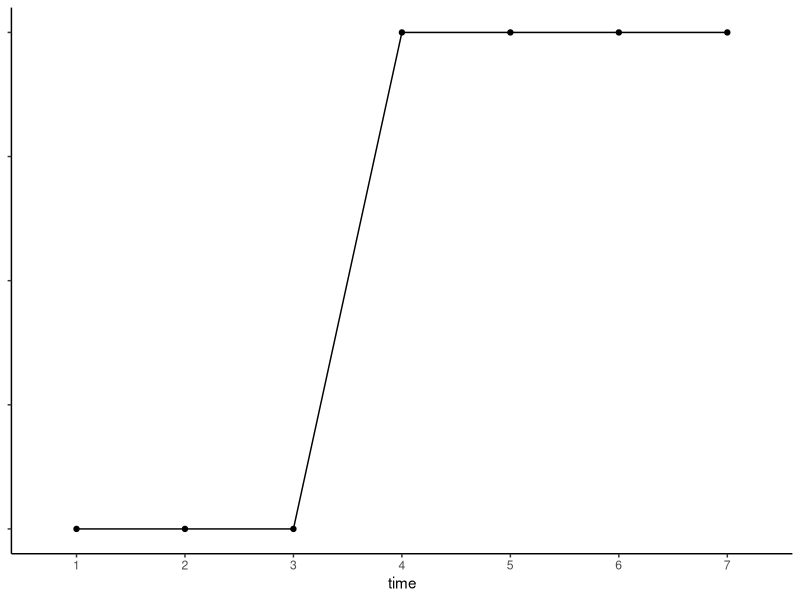
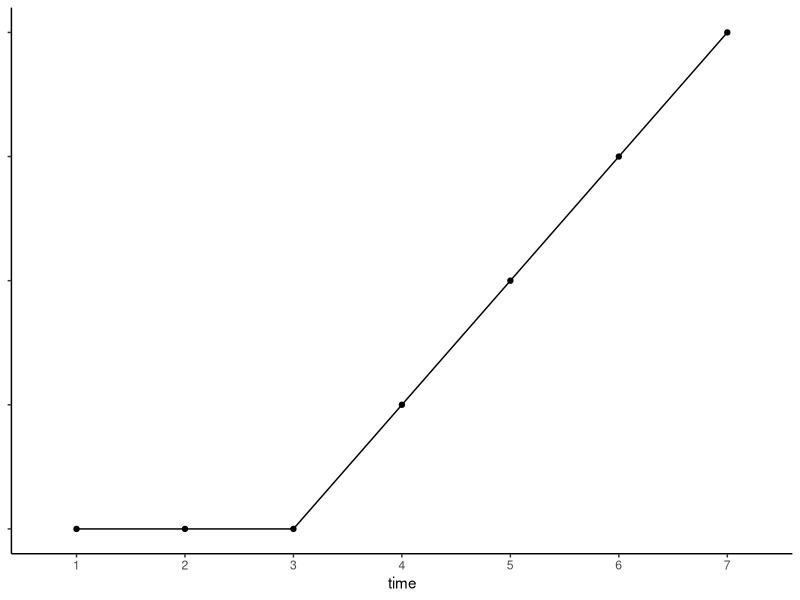
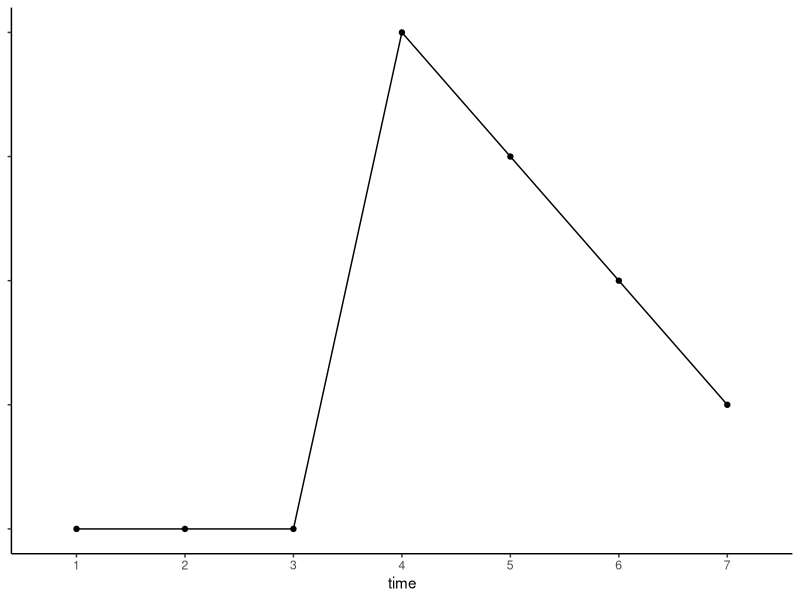
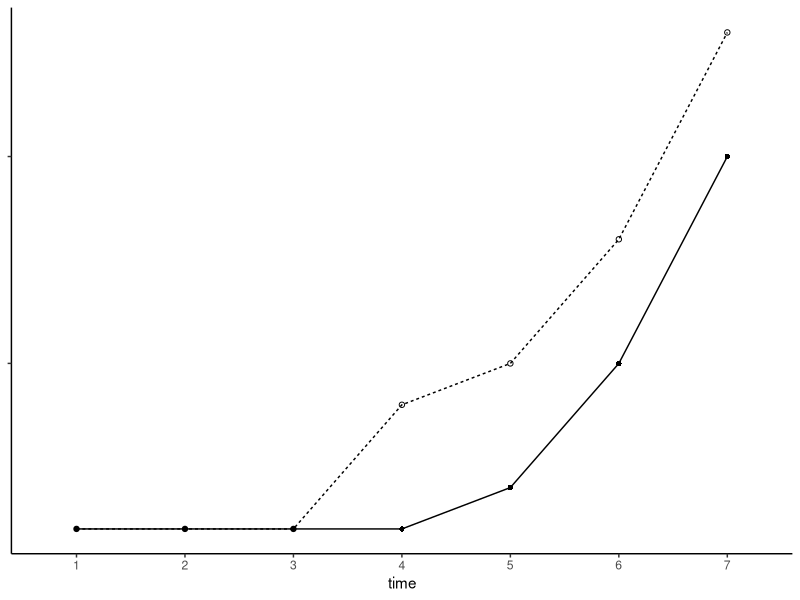
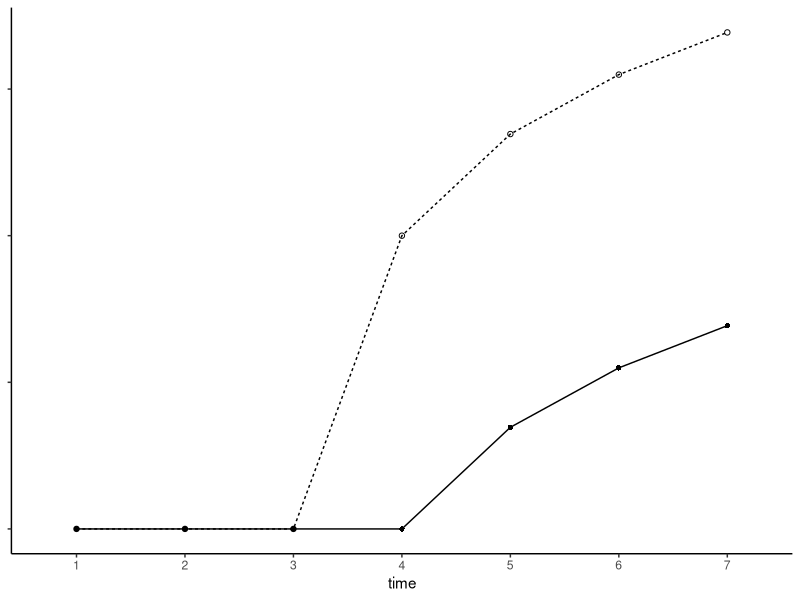
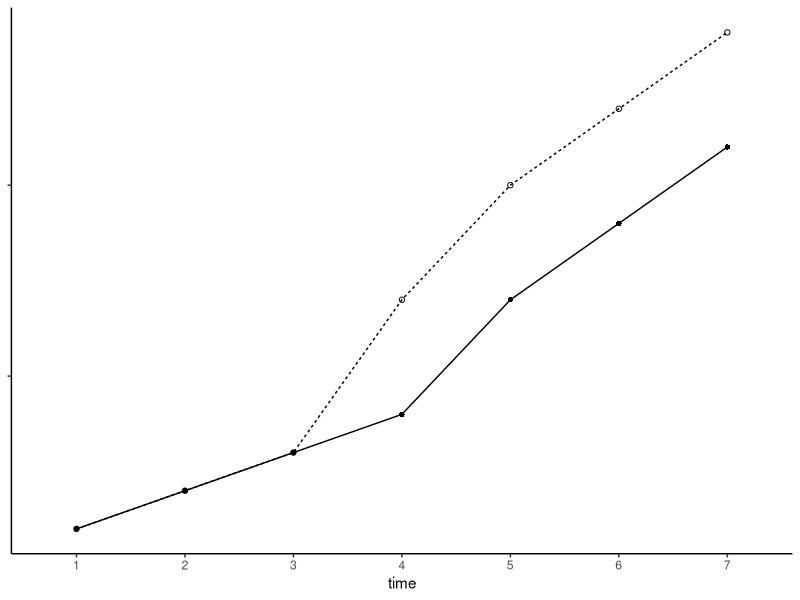

Write the R code that produced these figures, in order.
## ---- chunk 1
library(tidyverse)

id <- c(1, 1, 1, 1, 1, 1, 1)
time <- c(1, 2, 3, 4, 5, 6, 7)
x <- c(0, 0, 0, 1, 1, 1, 1)

df <- tibble(id, time, x)
df
## ---- chunk 2
df <- df %>% 
  group_by(id) %>% # idごとにコードを実行するためにgroup_by()
  mutate(change = if_else(x == 1 & lag(x, n = 1) == 0, time, 0)) %>% 
  mutate(change = max(change)) %>% 
  mutate(tchange = time - change) %>% 
  mutate(a = if_else(tchange < 0, 0, tchange)) %>% 
  mutate(a_sq = a^2) %>% 
  mutate(b = log(a+1)) %>% 
  mutate(c = if_else(tchange > 0, 0, tchange))

df
## ---- chunk 3
value <- c(1,1,1,2,2,2,2) 
ydf <- tibble(value)

df %>% 
  bind_cols(ydf) %>% 
  ggplot(aes(x = factor(time), y = value, group = "time")) +
  geom_line() + 
  geom_point() +
  theme_classic() + 
  theme(axis.title.y = element_blank(),
        axis.text.y = element_blank()) + 
  labs(x = "time") 
## ---- chunk 4
value <- c(1,1,1,2,3,4,5) 
ydf <- tibble(value)

df %>% 
  bind_cols(ydf) %>% 
  ggplot(aes(x = factor(time), y = value, group = "time")) +
  geom_line() + 
  geom_point() +
  theme_classic() + 
  theme(axis.title.y = element_blank(),
        axis.text.y = element_blank()) + 
  labs(x = "time") 
## ---- chunk 5
value <- c(1,1,1,5,4,3,2) 
ydf <- tibble(value)

df %>% 
  bind_cols(ydf) %>% 
  ggplot(aes(x = factor(time), y = value, group = "time")) +
  geom_line() + 
  geom_point() +
  theme_classic() + 
  theme(axis.title.y = element_blank(),
        axis.text.y = element_blank()) + 
  labs(x = "time") 
## ---- chunk 6
value <- c(1,1,1,1,2,5,10) 
ydf <- tibble(value)
df1 <- df %>% bind_cols(ydf) %>% mutate(sample = "Sample 1")

value <- c(1,1,1,4,5,8,13) 
ydf <- tibble(value)
df2 <- df %>% bind_cols(ydf) %>% mutate(sample = "Sample 2")

df1 %>% 
  bind_rows(df2) %>% 
  ggplot(aes(x = factor(time), y = value, group = sample, linetype = sample, shape = sample)) +
  geom_line() + 
  geom_point() +
  scale_shape_manual(values = c(16, 1)) + 
  theme_classic() + 
  theme(axis.title.y = element_blank(),
        axis.text.y = element_blank(),
        legend.position = "none") + 
  labs(x = "time")
## ---- chunk 7
value <- c(1,1,1,1 + log(1),1 + log(2),1 + log(3),1 + log(4)) 
ydf <- tibble(value)
df1 <- df %>% bind_cols(ydf) %>% mutate(sample = "Sample 1")

value <- c(1,1,1,3 + log(1),3 + log(2),3 + log(3),3 + log(4)) 
ydf <- tibble(value)
df2 <- df %>% bind_cols(ydf) %>% mutate(sample = "Sample 2")

df1 %>% 
  bind_rows(df2) %>% 
  ggplot(aes(x = factor(time), y = value, group = sample, linetype = sample, shape = sample)) +
  geom_line() + 
  geom_point() +
  scale_shape_manual(values = c(16, 1)) + 
  theme_classic() + 
  theme(axis.title.y = element_blank(),
        axis.text.y = element_blank(),
        legend.position = "none") + 
  labs(x = "time")
## ---- chunk 8
value <- c(1,2,3,4,7,9,11) 
ydf <- tibble(value)
df1 <- df %>% bind_cols(ydf) %>% mutate(sample = "Sample 1")

value <- c(1,2,3,7,10,12,14)
ydf <- tibble(value)
df2 <- df %>% bind_cols(ydf) %>% mutate(sample = "Sample 2")

df1 %>% 
  bind_rows(df2) %>% 
  ggplot(aes(x = factor(time), y = value, group = sample, linetype = sample, shape = sample)) +
  geom_line() + 
  geom_point() +
  scale_shape_manual(values = c(16, 1)) + 
  theme_classic() + 
  theme(axis.title.y = element_blank(),
        axis.text.y = element_blank(),
        legend.position = "none") + 
  labs(x = "time")
## ---- chunk 9
df %>% 
  select(id, time, x, c, a)
## ---- chunk 10
id <- c(2,2,2)
time <- c(1,2,3)
x <- c(0,0,0)
tchange <- c(NA_real_, NA_real_, NA_real_)
id2df <- tibble(time, x, tchange)

df %>% 
  bind_rows(id2df) %>% 
  mutate(before_event1 = if_else(time - tchange == 1, 1, 0)) %>% 
  replace_na(list(before_event1 = 0)) %>% 
  mutate(before_event2 = if_else(time - tchange == 1, 1, 0)) %>% 
  mutate(before_event3 = if_else(lead(x, n = 1) - x == 1, 1, 0)) %>% 
  mutate(before_event3 = if_else(x == 1, 0, before_event3)) %>% 
  select(id, time, x, tchange, before_event1, before_event2, before_event3)
